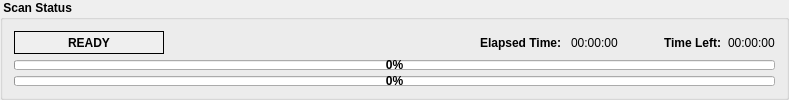
           <widget class="QGroupBox" name="groupBox">
            <property name="maximumSize">
             <size>
              <width>16777215</width>
              <height>16777215</height>
             </size>
            </property>
            <property name="font">
             <font>
              <weight>75</weight>
              <bold>true</bold>
             </font>
            </property>
            <property name="title">
             <string> Scan Status </string>
            </property>
            <property name="flat">
             <bool>false</bool>
            </property>
            <layout class="QVBoxLayout" name="verticalLayout_8">
             <item>
              <layout class="QHBoxLayout" name="horizontalLayout_19">
               <item>
                <widget class="QLabel" name="scanActionLbl_2">
                 <property name="minimumSize">
                  <size>
                   <width>150</width>
                   <height>0</height>
                  </size>
                 </property>
                 <property name="autoFillBackground">
                  <bool>true</bool>
                 </property>
                 <property name="frameShape">
                  <enum>QFrame::Box</enum>
                 </property>
                 <property name="text">
                  <string>READY</string>
                 </property>
                 <property name="textFormat">
                  <enum>Qt::LogText</enum>
                 </property>
                 <property name="alignment">
                  <set>Qt::AlignCenter</set>
                 </property>
                </widget>
               </item>
               <item>
                <spacer name="horizontalSpacer_4">
                 <property name="orientation">
                  <enum>Qt::Horizontal</enum>
                 </property>
                 <property name="sizeHint" stdset="0">
                  <size>
                   <width>10</width>
                   <height>20</height>
                  </size>
                 </property>
                </spacer>
               </item>
               <item>
                <layout class="QHBoxLayout" name="horizontalLayout_20">
                 <item>
                  <spacer name="horizontalSpacer_5">
                   <property name="orientation">
                    <enum>Qt::Horizontal</enum>
                   </property>
                   <property name="sizeHint" stdset="0">
                    <size>
                     <width>300</width>
                     <height>20</height>
                    </size>
                   </property>
                  </spacer>
                 </item>
                 <item>
                  <widget class="QLabel" name="label_31">
                   <property name="text">
                    <string>Elapsed Time: </string>
                   </property>
                  </widget>
                 </item>
                 <item>
                  <widget class="QLabel" name="elapsedTimeLbl_2">
                   <property name="palette">
                    <palette>
                     <active>
                      <colorrole role="Text">
                       <brush brushstyle="SolidPattern">
                        <color alpha="255">
                         <red>0</red>
                         <green>0</green>
                         <blue>255</blue>
                        </color>
                       </brush>
                      </colorrole>
                     </active>
                     <inactive>
                      <colorrole role="Text">
                       <brush brushstyle="SolidPattern">
                        <color alpha="255">
                         <red>0</red>
                         <green>0</green>
                         <blue>255</blue>
                        </color>
                       </brush>
                      </colorrole>
                     </inactive>
                     <disabled>
                      <colorrole role="Text">
                       <brush brushstyle="SolidPattern">
                        <color alpha="255">
                         <red>110</red>
                         <green>110</green>
                         <blue>110</blue>
                        </color>
                       </brush>
                      </colorrole>
                     </disabled>
                    </palette>
                   </property>
                   <property name="font">
                    <font>
                     <weight>50</weight>
                     <bold>false</bold>
                    </font>
                   </property>
                   <property name="text">
                    <string>00:00:00</string>
                   </property>
                  </widget>
                 </item>
                </layout>
               </item>
               <item>
                <spacer name="horizontalSpacer_6">
                 <property name="orientation">
                  <enum>Qt::Horizontal</enum>
                 </property>
                 <property name="sizeHint" stdset="0">
                  <size>
                   <width>40</width>
                   <height>20</height>
                  </size>
                 </property>
                </spacer>
               </item>
               <item>
                <layout class="QHBoxLayout" name="horizontalLayout_21">
                 <item>
                  <widget class="QLabel" name="label_33">
                   <property name="text">
                    <string>Time Left:</string>
                   </property>
                  </widget>
                 </item>
                 <item>
                  <widget class="QLabel" name="timeLeftLbl_2">
                   <property name="palette">
                    <palette>
                     <active>
                      <colorrole role="Text">
                       <brush brushstyle="SolidPattern">
                        <color alpha="255">
                         <red>0</red>
                         <green>0</green>
                         <blue>255</blue>
                        </color>
                       </brush>
                      </colorrole>
                     </active>
                     <inactive>
                      <colorrole role="Text">
                       <brush brushstyle="SolidPattern">
                        <color alpha="255">
                         <red>0</red>
                         <green>0</green>
                         <blue>255</blue>
                        </color>
                       </brush>
                      </colorrole>
                     </inactive>
                     <disabled>
                      <colorrole role="Text">
                       <brush brushstyle="SolidPattern">
                        <color alpha="255">
                         <red>110</red>
                         <green>110</green>
                         <blue>110</blue>
                        </color>
                       </brush>
                      </colorrole>
                     </disabled>
                    </palette>
                   </property>
                   <property name="font">
                    <font>
                     <weight>50</weight>
                     <bold>false</bold>
                    </font>
                   </property>
                   <property name="text">
                    <string>00:00:00</string>
                   </property>
                  </widget>
                 </item>
                </layout>
               </item>
              </layout>
             </item>
             <item>
              <widget class="QProgressBar" name="curImgProgBar_2">
               <property name="minimumSize">
                <size>
                 <width>0</width>
                 <height>10</height>
                </size>
               </property>
               <property name="maximumSize">
                <size>
                 <width>16777215</width>
                 <height>10</height>
                </size>
               </property>
               <property name="value">
                <number>0</number>
               </property>
               <property name="invertedAppearance">
                <bool>false</bool>
               </property>
              </widget>
             </item>
             <item>
              <widget class="QProgressBar" name="totalProgBar_2">
               <property name="minimumSize">
                <size>
                 <width>0</width>
                 <height>10</height>
                </size>
               </property>
               <property name="maximumSize">
                <size>
                 <width>16777215</width>
                 <height>10</height>
                </size>
               </property>
               <property name="value">
                <number>0</number>
               </property>
              </widget>
             </item>
            </layout>
           </widget>
